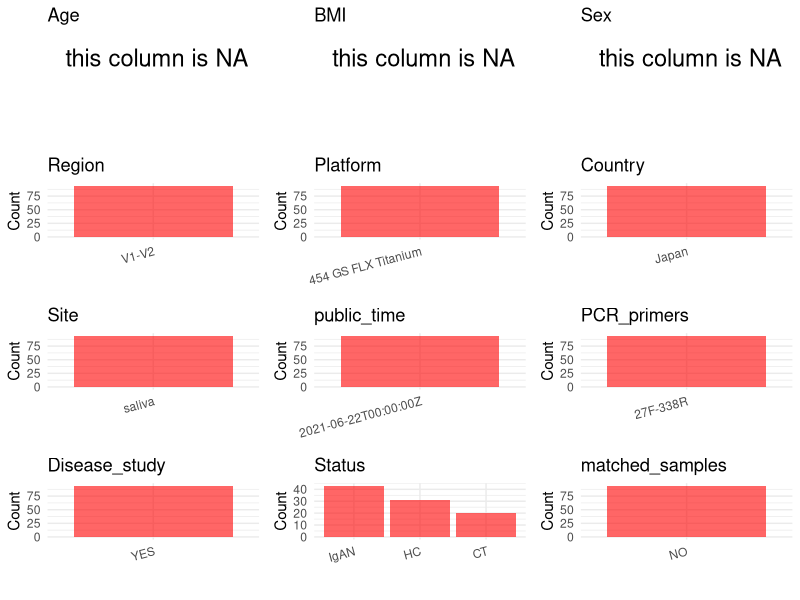

Write the R code that produced this figure. (Note: this script raises an error after producing the figure.)
## ---- chunk 1
# Load necessary libraries
library(dplyr)
library(ggplot2)
library(cowplot)
library(stringr)

# Set working directory (update this path to your local directory)
setwd("E:/bioproject_YSD/PRJDB10651")

# Read the initial metadata files
initial_meta <- read.csv("SraRunTable.csv", header = T)

# Display the first few rows of the metadata
head(initial_meta)
## ---- chunk 2
# Create a uniform metadata dataframe
metadata <- data.frame(
  BioProject = initial_meta$BioProject,
  Run = initial_meta$Run,
  sample_name = initial_meta$host_subject_id,
  Age = NA,
  BMI = NA,  
  Sex = NA,
  Region = "V1-V2",
  Platform = initial_meta$Instrument,
  Country = initial_meta$geo_loc_name_country,
  Site = "saliva",
  public_time = initial_meta$ReleaseDate,
  Status = initial_meta$host_subject_id,
  stringsAsFactors = FALSE
)
## ---- chunk 3
# Add information obtained from the publication
metadata$PCR_primers <- "27F-338R"
metadata$title <- "Dysbiosis in the salivary microbiome associated with IgA nephropathy a japanese cohort study"
metadata$Disease_study <- "YES"
# Assign disease status based on sample_name patterns
metadata <- metadata %>%
  mutate(Status = case_when(
    str_detect(Status, "^CT") ~ "CT",
    str_detect(Status, "^IgAN") ~ "IgAN",
    TRUE ~ "HC"
  ))

# Check initial data distribution
cat("Initial sample distribution:\n")
table(metadata$sample_name)
table(metadata$Site)

# Calculate sampling frequency per subject
sample_counts <- table(metadata$sample_name)
cat("\nNumber of samples per subject:\n")
print(sample_counts)

# Create matched_samples column
metadata$matched_samples <- ifelse(metadata$sample_name %in% names(sample_counts[sample_counts >= 2]), "YES", "NO")

cat("\nMatched samples distribution:\n")
table(metadata$matched_samples)

# Identify samples for removal: single samples excluding saliva
single_samples <- names(sample_counts[sample_counts == 1])
samples_to_remove <- metadata$sample_name %in% single_samples & 
                     !(metadata$Site %in% c("saliva"))

cat("\nNumber of samples to be removed:", sum(samples_to_remove), "\n")

# Remove identified samples
metadata_clean <- metadata[!samples_to_remove, ]

cat("\nFinal sample distribution after cleaning:\n")
table(metadata_clean$sample_name)
table(metadata_clean$Site)
table(metadata_clean$matched_samples)

# Use cleaned dataset for subsequent analysis
metadata <- metadata_clean
## ---- chunk 4
# Check the number of unique runs and sample names
print(paste("Number of unique runs:", length(unique(metadata$Run))))
print(paste("Number of unique sample names:", length(unique(metadata$sample_name))))
## ---- chunk 5
# Select columns for visualization
plot_data <- metadata %>%
  select(-BioProject, -Run, -sample_name, -title)

# Function to create simple plots for each column
create_simple_plots <- function(data) {
  plots <- list()
  
  for (col in colnames(data)) {
    # Check if the column is all NA
    if (all(is.na(data[[col]]))) {
      # Create an empty plot with text indicating all NA
      p <- ggplot() +
        annotate("text", x = 0.5, y = 0.5, label = "this column is NA", size = 6) +
        labs(title = col) +
        theme_void()
    } else if (is.numeric(data[[col]])) {
      # Numeric variable: histogram
      p <- ggplot(data, aes(x = .data[[col]])) +
        geom_histogram(fill = "blue", alpha = 0.6, bins = 20, na.rm = TRUE) +
        labs(title = col) +
        theme_minimal()
    } else {
      # Categorical variable: bar plot (remove NA values)
      count_data <- as.data.frame(table(data[[col]], useNA = "ifany"))
      p <- ggplot(count_data, aes(x = reorder(Var1, -Freq), y = Freq)) +
        geom_col(fill = "red", alpha = 0.6) +
        labs(title = col, x = NULL, y = "Count") +
        theme_minimal() +
        theme(axis.text.x = element_text(angle = 15, hjust = 1))
    }
    plots[[col]] <- p
  }
  
  return(plots)
}

# Generate and arrange plots
plots <- create_simple_plots(plot_data)
p<-plot_grid(plots$Age, 
          plots$BMI, 
          plots$Sex, 
          plots$Region, 
          plots$Platform, 
          plots$Country, 
          plots$Site,
          plots$public_time, 
          plots$PCR_primers,
          plots$Disease_study,
          plots$Status,
          plots$matched_samples,# add 
          ncol = 3, align = "hv", axis = "lb")
ggsave("Metadata_Summary.png", plot = p, width = 8, height = 6, dpi = 150)
## ---- chunk 6
knitr::include_graphics("Metadata_Summary.png")
## ---- chunk 7
# Reorder columns to match the desired format
metadata <- metadata[, c(
  "BioProject", "Run", "sample_name", "Age", "BMI", "Sex", 
  "Region", "Platform", "Country", "Site", "public_time", 
  "PCR_primers", "title", "Disease_study", "Status", "matched_samples"
)]

# Export the uniform metadata to a CSV file
write.csv(metadata, file = "metadata.csv", quote = FALSE)
head(metadata)
